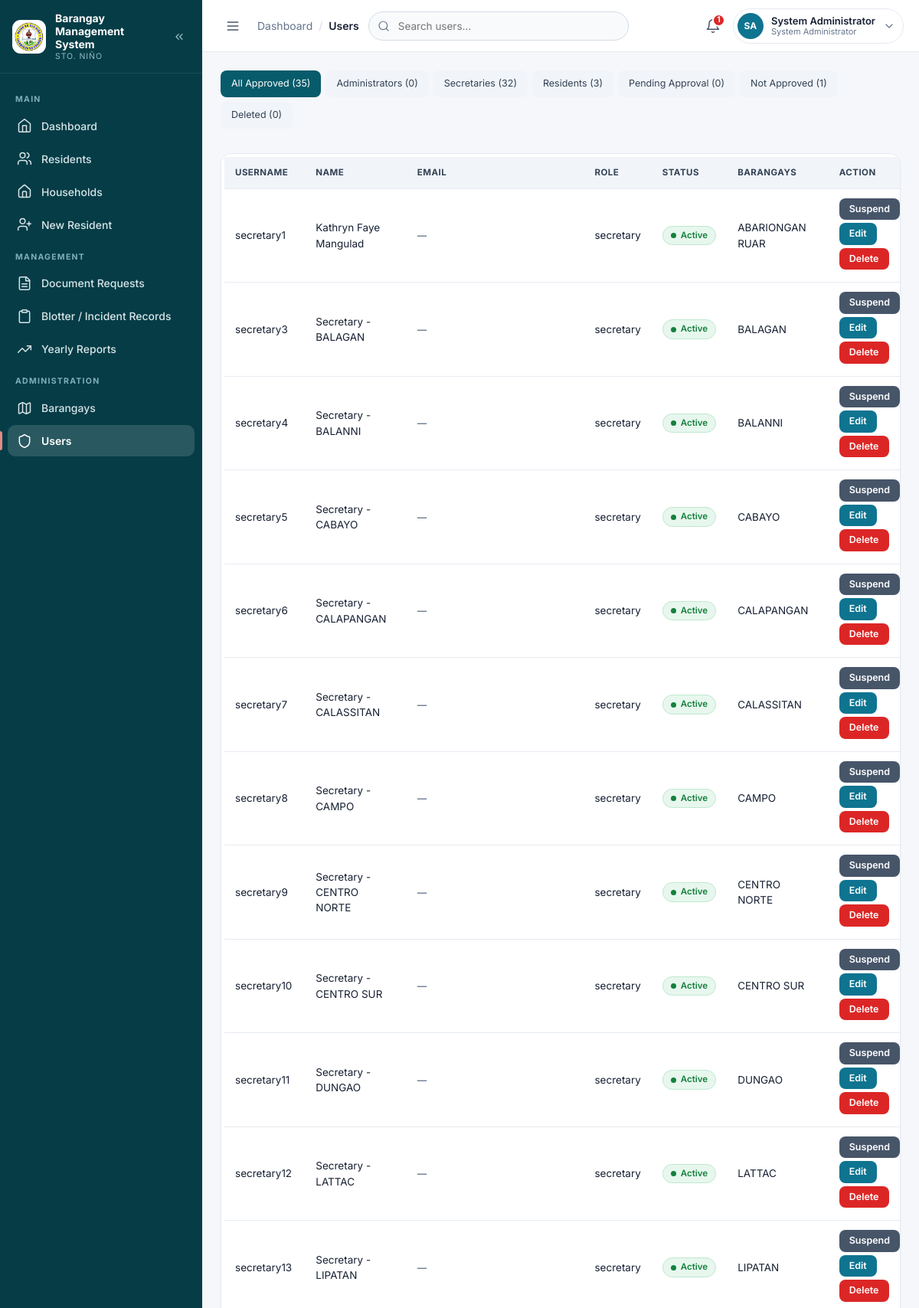
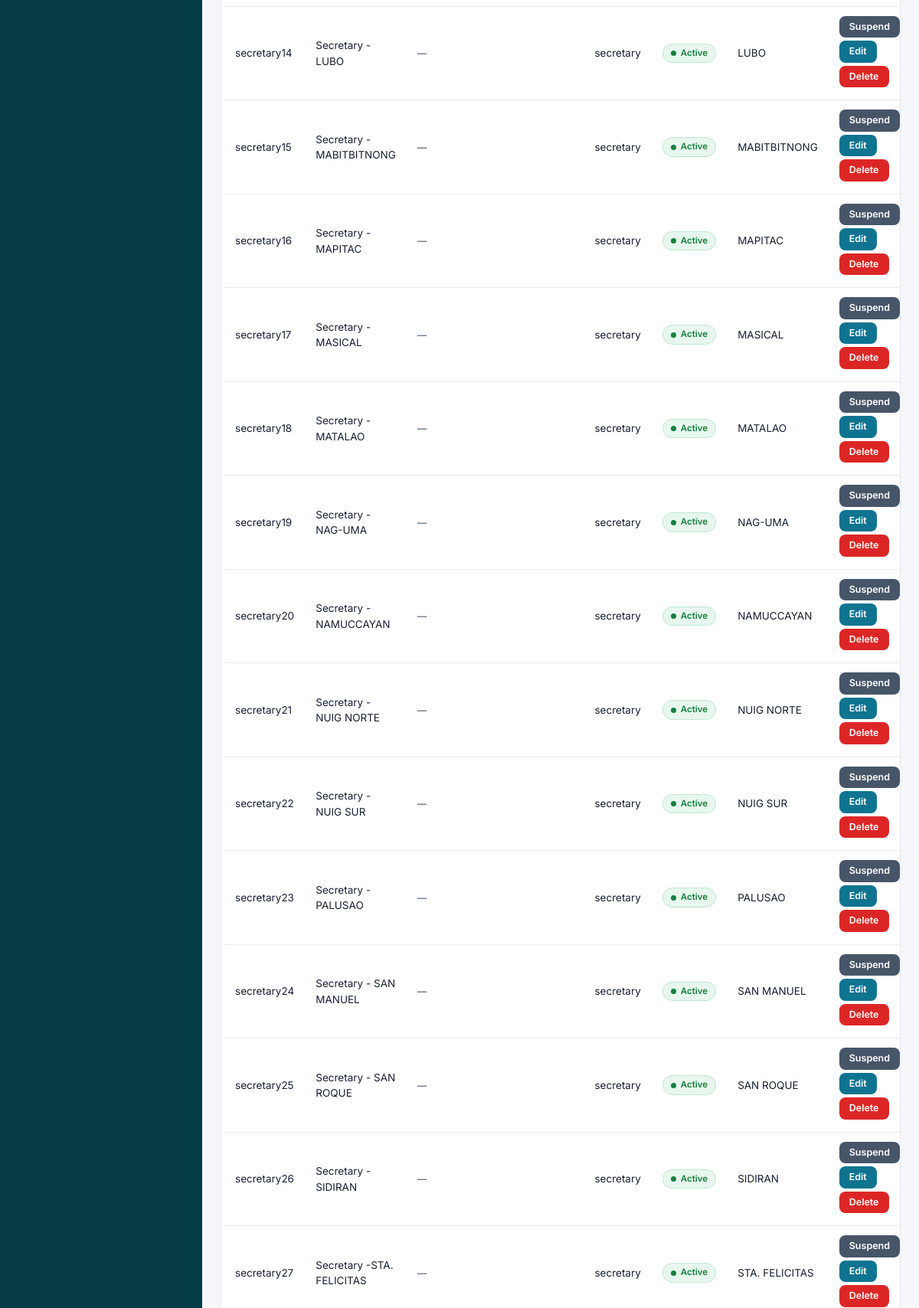
The page /admin/users.php (signed in, upper part) on the database its author committed (2 pictures, top to bottom).
### tables this page shows
CREATE TABLE `users` (
  `id` int(11) NOT NULL AUTO_INCREMENT,
  `username` varchar(100) NOT NULL,
  `email` varchar(255) DEFAULT NULL,
  `password` varchar(255) NOT NULL,
  `full_name` varchar(150) NOT NULL,
  `role` enum('admin','secretary','resident') NOT NULL DEFAULT 'secretary',
  `barangay_id` int(11) DEFAULT NULL,
  `brgy_name` varchar(100) DEFAULT NULL,
  `created_at` timestamp NOT NULL DEFAULT current_timestamp(),
  `status` enum('pending','active','rejected','suspended') NOT NULL DEFAULT 'active',
  `deleted_at` timestamp NULL DEFAULT NULL,
  PRIMARY KEY (`id`),
  UNIQUE KEY `username` (`username`),
  UNIQUE KEY `uq_users_email` (`email`),
  KEY `barangay_id` (`barangay_id`),
  KEY `idx_users_deleted_at` (`deleted_at`),
  CONSTRAINT `users_ibfk_1` FOREIGN KEY (`barangay_id`) REFERENCES `barangays` (`id`)
);

CREATE TABLE `barangays` (
  `id` int(11) NOT NULL AUTO_INCREMENT,
  `barangay_name` varchar(150) NOT NULL,
  `created_at` timestamp NOT NULL DEFAULT current_timestamp(),
  PRIMARY KEY (`id`),
  UNIQUE KEY `barangay_name` (`barangay_name`)
);

### config/config.php (called while the page is built, shortened)
<?php
if (!function_exists('url')) {
    function url($path = '') {
        $path = ltrim((string)$path, '/');
        return BASE_URL . '/' . $path;
    }
}
function e($value) { return htmlspecialchars((string)$value, ENT_QUOTES, 'UTF-8'); }
function csrf_token() {
    return $_SESSION['csrf_token'];
}

### admin/users.php (the view, shortened to what this page needs)
<?php
require_once __DIR__ . '/../config/config.php';
$tabs = [
    'approved'  => ['label' => 'All Approved',     'role' => null,        'status' => ['active']],
    'admin'     => ['label' => 'Administrators',   'role' => 'admin',     'status' => ['active']],
    'secretary' => ['label' => 'Secretaries',      'role' => 'secretary', 'status' => ['active']],
    'resident'  => ['label' => 'Residents',        'role' => 'resident',  'status' => ['active']],
    'pending'   => ['label' => 'Pending Approval', 'role' => null,        'status' => ['pending']],
    'blocked'   => ['label' => 'Not Approved',     'role' => null,        'status' => ['rejected', 'suspended']],
    'deleted'   => ['label' => 'Deleted',          'role' => null,        'status' => [], 'deleted' => true],
];
$tab_key = (string)($_GET['tab'] ?? 'approved');
$tab_counts = array_fill_keys(array_keys($tabs), 0);
if ($cq = $conn->query('SELECT role, status, COUNT(*) c FROM users WHERE deleted_at IS NULL GROUP BY role, status')) {
    while ($cr = $cq->fetch_assoc()) {
        foreach ($tabs as $key => $def) {
            if ($def['role'] !== null && $def['role'] !== $cr['role']) { continue; }
            if (!in_array($cr['status'], $def['status'], true))            { continue; }
            $tab_counts[$key] += (int)$cr['c'];
        }
    }
}
$tab_counts['admin']    = max(0, $tab_counts['admin'] - 1);
$tab_counts['approved'] = max(0, $tab_counts['approved'] - 1);
if ($dq = $conn->prepare('SELECT COUNT(*) c FROM users WHERE deleted_at IS NOT NULL AND id <> ?')) {
    $self_id = (int)$_SESSION['user_id'];
    $dq->bind_param('i', $self_id);
    $dq->execute();
    $tab_counts['deleted'] = (int)($dq->get_result()->fetch_assoc()['c'] ?? 0);
}
$def     = $tabs[$tab_key];
$role_v  = $def['role'];
$status_v = $def['status'];
$where  = ($role_v === null) ? '' : ' AND u.role = ?';
$params = ($role_v === null) ? [] : [$role_v];
$types  = ($role_v === null) ? '' : 's';
if ($tab_key === 'admin' || $tab_key === 'approved') {
    $where  .= ' AND u.id <> ?';
    $params[] = (int)$_SESSION['user_id'];
    $types  .= 'i';
}
$is_deleted_tab = !empty($def['deleted']);
if ($is_deleted_tab) {
    $deleted_where = ' AND u.deleted_at IS NOT NULL';
} else {
    $status_sql = "'" . implode("','", array_map('addslashes', $status_v)) . "'";
    $deleted_where = " AND u.deleted_at IS NULL AND u.status IN ($status_sql)";
}
$rows = $conn->prepare(
    "SELECT u.*, b.barangay_name, r.email AS resident_email
       FROM users u
       LEFT JOIN barangays b ON b.id = u.barangay_id
       LEFT JOIN residents r ON r.user_id = u.id AND r.deleted_at IS NULL
      WHERE 1=1$deleted_where$where
      ORDER BY u.id"
);
if ($types !== '') { $rows->bind_param($types, ...$params); }
$rows->execute();
$result = $rows->get_result();
include BASE_PATH . '/partials/header.php';?>
<div class="toolbar" style="display:flex;justify-content:space-between;align-items:center;gap:12px;flex-wrap:wrap"><nav class="tabs" style="flex:1;flex-wrap:wrap" aria-label="User categories">
    <?php foreach ($tabs as $key => $t): ?>
    <a class="<?= $key === $tab_key ? 'active' : '' ?>"
       href="<?= e(url('admin/users.php?tab=' . rawurlencode($key))) ?>"
       <?= $key === $tab_key ? 'aria-current="page"' : '' ?>>
        <?= e($t['label']) ?> (<?= (int)$tab_counts[$key] ?>)
    </a>
    <?php endforeach; ?>
</nav>
</div>
<div class="card table-wrap">
    <table>
        <tr>
            <th>Username</th><th>Name</th><th>Email</th>
            <th>Role</th><th>Status</th><th>Barangays</th> <th>Action</th>
        </tr>
        <?php while ($r = $result->fetch_assoc()):
            $row_email = trim((string)($r['email'] ?? '')) !== '' ? $r['email'] : ($r['resident_email'] ?? '');
        ?>
        <tr>
            <td><?= e($r['username']) ?></td>
            <td><?= e($r['full_name']) ?></td>
            <td><?= $row_email !== '' ? e($row_email) : '<span class="muted-meta">&mdash;</span>' ?></td>
            <td><?= e($r['role']) ?></td>
            <td><span class="badge badge--<?= e($r['status']) ?>"><?= e(ucfirst($r['status'])) ?></span></td>
            <td><?= e($r['barangay_name'] ?? 'All Barangays') ?></td>
            <td>
                <?php if ($is_deleted_tab): ?>
                    <a class="btn-approve" href="<?= e(url('admin/users.php?action=restore&id=' . (int)$r['id'] . '&token=' . csrf_token())) ?>"
                       data-confirm="Restore this account? It will return to its role category and the user can sign in again."
                       data-confirm-title="Restore account">Restore</a>
                <?php else: ?>
                <?php if ($r['status'] === 'pending'): ?>
                    <a class="btn-approve" href="<?= e(url('admin/users.php?action=approve&id=' . (int)$r['id'] . '&token=' . csrf_token())) ?>">Approve</a>
                    <a class="btn-delete" href="<?= e(url('admin/users.php?action=reject&id=' . (int)$r['id'] . '&token=' . csrf_token())) ?>"
                       data-confirm="Reject this registration? The account will not be able to sign in."
                       data-confirm-title="Reject registration">Reject</a>
                <?php elseif ($r['status'] === 'active'): ?>
                    <a class="btn-cancel" href="<?= e(url('admin/users.php?action=suspend&id=' . (int)$r['id'] . '&token=' . csrf_token())) ?>"
                       data-confirm="Suspend this account? The user will be signed out and cannot sign in until reactivated."
                       data-confirm-title="Suspend account">Suspend</a>
                <?php else: ?>
                    <a class="btn-approve" href="<?= e(url('admin/users.php?action=activate&id=' . (int)$r['id'] . '&token=' . csrf_token())) ?>">Activate</a>
                <?php endif; ?>
                <?php if ($tab_key !== 'resident'): ?><a href="<?= e(url('admin/user_edit.php?id=' . (int)$r['id'])) ?>" class="btn-edit">Edit</a><?php endif; ?>
                <a href="<?= e(url('actions/user_delete.php?id=' . (int)$r['id'] . '&token=' . csrf_token())) ?>"
                   class="btn-delete"
                   data-confirm="Delete this user account? It will be moved to the Deleted tab and can be restored later."
                   data-confirm-title="Delete user">
                    Delete
                </a>
                <?php endif; ?>
            </td>
        </tr>
        <?php endwhile; ?>
    </table>
</div>
<?php include BASE_PATH . '/partials/footer.php';

### assets/css/style.css (style rules this page uses)
:root { --primary: #075B6B; --primary-700: #054C59; --primary-900: #063C46; --secondary: #0E7490; --accent: #E58B82; --bg: #F5F7FA; --card: #FFFFFF; --text: #172033; --muted: #64748B; --success: #16A34A; --warning: #F59E0B; --danger: #DC2626; --info: #0E7490; --border: #E6EAF1; --border-strong: #D5DCE6; --sidebar-w: 264px; --sidebar-w-collapsed: 78px; --topbar-h: 68px; --radius: 14px; --radius-sm: 10px; --radius-lg: 18px; --shadow-sm: 0 1px 2px rgba(16, 24, 40, .05); --shadow: 0 4px 16px rgba(16, 24, 40, .06); --shadow-md: 0 12px 32px rgba(16, 24, 40, .12); --ring: 0 0 0 3px rgba(14, 116, 144, .18); --font: 'Inter', system-ui, -apple-system, 'Segoe UI', Roboto, Arial, sans-serif; }
*, *::before, *::after { box-sizing: border-box; }
html { -webkit-text-size-adjust: 100%; }
body { margin: 0; font-family: var(--font); background: var(--bg); color: var(--text); font-size: 14px; line-height: 1.5; -webkit-font-smoothing: antialiased; }
a { color: var(--secondary); }
.btn-edit, .btn-delete, .btn-cancel, .btn-approve { display: inline-flex; align-items: center; gap: 6px; padding: 7px 12px; border-radius: 8px; color: #fff; text-decoration: none; font-size: 12.5px; font-weight: 600; border: 1px solid transparent; cursor: pointer; font-family: inherit; line-height: 1; }
.btn-edit { background: var(--secondary); }
.btn-delete { background: var(--danger); }
.btn-cancel { background: #475569; }
.table-wrap .btn-edit, .table-wrap .btn-delete, .table-wrap .btn-cancel, .table-wrap .btn-approve { margin: 0 4px 4px 0; }
.card { background: var(--card); border: 1px solid var(--border); border-radius: var(--radius); padding: 20px; box-shadow: var(--shadow-sm); margin-bottom: 18px; min-width: 0; }
.badge { display: inline-flex; align-items: center; gap: 6px; padding: 3px 10px; border-radius: 999px; font-size: 11.5px; font-weight: 600; border: 1px solid transparent; white-space: nowrap; }
.badge::before { content: ""; width: 7px; height: 7px; border-radius: 50%; background: currentColor; flex: none; }
table { width: 100%; border-collapse: collapse; background: #fff; font-size: 13.5px; }
th, td { padding: 12px 14px; text-align: left; border-bottom: 1px solid var(--border); vertical-align: middle; }
th { background: #F1F5F9; color: #334155; font-size: 11.5px; font-weight: 700; text-transform: uppercase; letter-spacing: .04em; white-space: nowrap; }
td .btn-edit, td .btn-delete, td .btn-cancel, td .btn { margin: 2px 4px 2px 0; }
.table-wrap { overflow-x: auto; -webkit-overflow-scrolling: touch; }
.table-wrap.card { padding: 4px; }
.toolbar { display: flex; gap: 10px; flex-wrap: wrap; align-items: center; margin-bottom: 16px; }
.tabs { display: flex; gap: 6px; overflow: auto; margin-bottom: 16px; }
.tabs a { background: #F1F5F9; color: #334155; padding: 8px 14px; border-radius: 8px; text-decoration: none; font-size: 12.5px; white-space: nowrap; }
.tabs a.active { background: var(--primary); color: #fff; }
.muted-meta { font-size: 12.5px; color: var(--muted); font-weight: 600; white-space: nowrap; }
.badge--active { background: #E7F7EE; color: #15803D; border-color: #BFE8CF; }

### rows shown on the page
users: username "secretary1", full_name "Kathryn Faye Mangulad", role "secretary", status "Active", barangay.barangay_name "ABARIONGAN RUAR"
users: username "secretary3", full_name "Secretary - BALAGAN", role "secretary", status "Active", barangay.barangay_name "BALAGAN"
users: username "secretary4", full_name "Secretary - BALANNI", role "secretary", status "Active", barangay.barangay_name "BALANNI"
users: username "secretary5", full_name "Secretary - CABAYO", role "secretary", status "Active", barangay.barangay_name "CABAYO"
users: username "secretary6", full_name "Secretary - CALAPANGAN", role "secretary", status "Active", barangay.barangay_name "CALAPANGAN"
users: username "secretary7", full_name "Secretary - CALASSITAN", role "secretary", status "Active", barangay.barangay_name "CALASSITAN"
users: username "secretary8", full_name "Secretary -CAMPO", role "secretary", status "Active", barangay.barangay_name "CAMPO"
users: username "secretary9", full_name "Secretary - CENTRO NORTE", role "secretary", status "Active", barangay.barangay_name "CENTRO NORTE"
users: username "secretary10", full_name "Secretary - CENTRO SUR", role "secretary", status "Active", barangay.barangay_name "CENTRO SUR"
users: username "secretary11", full_name "Secretary -DUNGAO", role "secretary", status "Active", barangay.barangay_name "DUNGAO"
users: username "secretary12", full_name "Secretary - LATTAC", role "secretary", status "Active", barangay.barangay_name "LATTAC"
users: username "secretary13", full_name "Secretary - LIPATAN", role "secretary", status "Active", barangay.barangay_name "LIPATAN"
users: username "secretary14", full_name "Secretary - LUBO", role "secretary", status "Active", barangay.barangay_name "LUBO"
users: username "secretary15", full_name "Secretary - MABITBITNONG", role "secretary", status "Active", barangay.barangay_name "MABITBITNONG"
users: username "secretary16", full_name "Secretary - MAPITAC", role "secretary", status "Active", barangay.barangay_name "MAPITAC"
users: username "secretary17", full_name "Secretary -MASICAL", role "secretary", status "Active", barangay.barangay_name "MASICAL"
users: username "secretary18", full_name "Secretary - MATALAO", role "secretary", status "Active", barangay.barangay_name "MATALAO"
users: username "secretary19", full_name "Secretary - NAG-UMA", role "secretary", status "Active", barangay.barangay_name "NAG-UMA"
users: username "secretary20", full_name "Secretary - NAMUCCAYAN", role "secretary", status "Active", barangay.barangay_name "NAMUCCAYAN"
users: username "secretary21", full_name "Secretary -NUIG NORTE", role "secretary", status "Active", barangay.barangay_name "NUIG NORTE"
users: username "secretary22", full_name "Secretary - NUIG SUR", role "secretary", status "Active", barangay.barangay_name "NUIG SUR"
users: username "secretary23", full_name "Secretary - PALUSAO", role "secretary", status "Active", barangay.barangay_name "PALUSAO"
users: username "secretary24", full_name "Secretary - SAN MANUEL", role "secretary", status "Active", barangay.barangay_name "SAN MANUEL"
users: username "secretary25", full_name "Secretary - SAN ROQUE", role "secretary", status "Active", barangay.barangay_name "SAN ROQUE"
users: username "secretary26", full_name "Secretary - SIDIRAN", role "secretary", status "Active", barangay.barangay_name "SIDIRAN"
users: username "secretary27", full_name "Secretary -STA. FELICITAS", role "secretary", status "Active", barangay.barangay_name "STA. FELICITAS"

### other values the page prints
$group "MAIN"
$item['label'] "Dashboard"
$item['label'] "Residents"
$item['label'] "Households"
$item['label'] "New Resident"
$group "MANAGEMENT"
$item['label'] "Document Requests"
$item['label'] "Blotter / Incident Records"
$item['label'] "Yearly Reports"
$group "ADMINISTRATION"
$item['label'] "Barangays"
$item['label'] "Users"
$crumb "Users"
$pending_notice "1"
$initials "SA"
